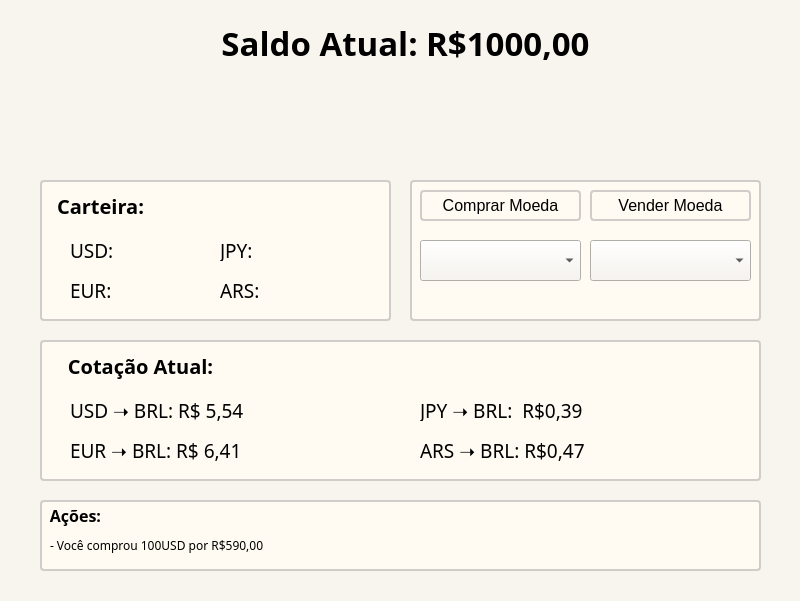
<?xml version="1.0" encoding="UTF-8"?>
<ui version="4.0">
 <class>MainWindow</class>
 <widget class="QMainWindow" name="MainWindow">
  <property name="geometry">
   <rect>
    <x>0</x>
    <y>0</y>
    <width>800</width>
    <height>601</height>
   </rect>
  </property>
  <property name="font">
   <font>
    <family>Gadugi</family>
   </font>
  </property>
  <property name="windowTitle">
   <string>MainWindow</string>
  </property>
  <property name="styleSheet">
   <string notr="true">background-color: rgb(248, 244, 238);</string>
  </property>
  <widget class="QWidget" name="centralwidget">
   <property name="styleSheet">
    <string notr="true"/>
   </property>
   <widget class="QLabel" name="Titulo">
    <property name="geometry">
     <rect>
      <x>100</x>
      <y>20</y>
      <width>611</width>
      <height>111</height>
     </rect>
    </property>
    <property name="font">
     <font>
      <family>Gadugi</family>
      <pointsize>25</pointsize>
      <weight>75</weight>
      <italic>false</italic>
      <bold>true</bold>
      <underline>false</underline>
      <strikeout>false</strikeout>
     </font>
    </property>
    <property name="styleSheet">
     <string notr="true"/>
    </property>
    <property name="text">
     <string>Saldo Atual: R$1000,00</string>
    </property>
    <property name="alignment">
     <set>Qt::AlignHCenter|Qt::AlignTop</set>
    </property>
    <property name="wordWrap">
     <bool>true</bool>
    </property>
   </widget>
   <widget class="QLabel" name="label">
    <property name="geometry">
     <rect>
      <x>40</x>
      <y>180</y>
      <width>351</width>
      <height>141</height>
     </rect>
    </property>
    <property name="styleSheet">
     <string notr="true">background-color: rgb(255, 251, 243); border: 2px solid rgb(207, 204, 201); border-radius: 4px;</string>
    </property>
    <property name="text">
     <string/>
    </property>
   </widget>
   <widget class="QLabel" name="Titulo_2">
    <property name="geometry">
     <rect>
      <x>50</x>
      <y>190</y>
      <width>101</width>
      <height>31</height>
     </rect>
    </property>
    <property name="font">
     <font>
      <family>Gadugi</family>
      <pointsize>15</pointsize>
      <weight>75</weight>
      <italic>false</italic>
      <bold>true</bold>
      <underline>false</underline>
      <strikeout>false</strikeout>
     </font>
    </property>
    <property name="styleSheet">
     <string notr="true">background-color: transparent;</string>
    </property>
    <property name="text">
     <string>Carteira:</string>
    </property>
    <property name="alignment">
     <set>Qt::AlignCenter</set>
    </property>
    <property name="wordWrap">
     <bool>true</bool>
    </property>
   </widget>
   <widget class="QLabel" name="label_2">
    <property name="geometry">
     <rect>
      <x>70</x>
      <y>240</y>
      <width>121</width>
      <height>21</height>
     </rect>
    </property>
    <property name="font">
     <font>
      <family>Gadugi</family>
      <pointsize>14</pointsize>
      <italic>false</italic>
     </font>
    </property>
    <property name="styleSheet">
     <string notr="true"> background-color: transparent;</string>
    </property>
    <property name="text">
     <string>USD:</string>
    </property>
   </widget>
   <widget class="QLabel" name="label_3">
    <property name="geometry">
     <rect>
      <x>70</x>
      <y>280</y>
      <width>121</width>
      <height>21</height>
     </rect>
    </property>
    <property name="font">
     <font>
      <family>Gadugi</family>
      <pointsize>14</pointsize>
      <italic>false</italic>
     </font>
    </property>
    <property name="styleSheet">
     <string notr="true"> background-color: transparent;</string>
    </property>
    <property name="text">
     <string>EUR:</string>
    </property>
   </widget>
   <widget class="QLabel" name="label_4">
    <property name="geometry">
     <rect>
      <x>220</x>
      <y>240</y>
      <width>121</width>
      <height>21</height>
     </rect>
    </property>
    <property name="font">
     <font>
      <family>Gadugi</family>
      <pointsize>14</pointsize>
      <italic>false</italic>
     </font>
    </property>
    <property name="styleSheet">
     <string notr="true"> background-color: transparent;</string>
    </property>
    <property name="text">
     <string>JPY:</string>
    </property>
   </widget>
   <widget class="QLabel" name="label_5">
    <property name="geometry">
     <rect>
      <x>220</x>
      <y>280</y>
      <width>121</width>
      <height>21</height>
     </rect>
    </property>
    <property name="font">
     <font>
      <family>Gadugi</family>
      <pointsize>14</pointsize>
      <italic>false</italic>
     </font>
    </property>
    <property name="styleSheet">
     <string notr="true"> background-color: transparent;</string>
    </property>
    <property name="text">
     <string>ARS:</string>
    </property>
   </widget>
   <widget class="QLabel" name="label_6">
    <property name="geometry">
     <rect>
      <x>40</x>
      <y>340</y>
      <width>721</width>
      <height>141</height>
     </rect>
    </property>
    <property name="styleSheet">
     <string notr="true">background-color: rgb(255, 251, 243); border: 2px solid rgb(207, 204, 201); border-radius: 4px;</string>
    </property>
    <property name="text">
     <string/>
    </property>
   </widget>
   <widget class="QLabel" name="label_7">
    <property name="geometry">
     <rect>
      <x>420</x>
      <y>440</y>
      <width>331</width>
      <height>21</height>
     </rect>
    </property>
    <property name="font">
     <font>
      <family>Gadugi</family>
      <pointsize>14</pointsize>
      <italic>false</italic>
     </font>
    </property>
    <property name="styleSheet">
     <string notr="true"> background-color: transparent;</string>
    </property>
    <property name="text">
     <string>ARS ➝ BRL: R$0,47</string>
    </property>
   </widget>
   <widget class="QLabel" name="label_8">
    <property name="geometry">
     <rect>
      <x>420</x>
      <y>400</y>
      <width>331</width>
      <height>21</height>
     </rect>
    </property>
    <property name="font">
     <font>
      <family>Gadugi</family>
      <pointsize>14</pointsize>
      <italic>false</italic>
     </font>
    </property>
    <property name="styleSheet">
     <string notr="true"> background-color: transparent;</string>
    </property>
    <property name="text">
     <string>JPY ➝ BRL:  R$0,39</string>
    </property>
   </widget>
   <widget class="QLabel" name="Titulo_3">
    <property name="geometry">
     <rect>
      <x>50</x>
      <y>350</y>
      <width>181</width>
      <height>31</height>
     </rect>
    </property>
    <property name="font">
     <font>
      <family>Gadugi</family>
      <pointsize>15</pointsize>
      <weight>75</weight>
      <italic>false</italic>
      <bold>true</bold>
      <underline>false</underline>
      <strikeout>false</strikeout>
     </font>
    </property>
    <property name="styleSheet">
     <string notr="true">background-color: transparent;</string>
    </property>
    <property name="text">
     <string>Cotação Atual:</string>
    </property>
    <property name="alignment">
     <set>Qt::AlignCenter</set>
    </property>
    <property name="wordWrap">
     <bool>true</bool>
    </property>
   </widget>
   <widget class="QLabel" name="label_9">
    <property name="geometry">
     <rect>
      <x>70</x>
      <y>400</y>
      <width>341</width>
      <height>21</height>
     </rect>
    </property>
    <property name="font">
     <font>
      <family>Gadugi</family>
      <pointsize>14</pointsize>
      <italic>false</italic>
     </font>
    </property>
    <property name="styleSheet">
     <string notr="true"> background-color: transparent;</string>
    </property>
    <property name="text">
     <string>USD ➝ BRL: R$ 5,54</string>
    </property>
   </widget>
   <widget class="QLabel" name="label_10">
    <property name="geometry">
     <rect>
      <x>70</x>
      <y>440</y>
      <width>341</width>
      <height>21</height>
     </rect>
    </property>
    <property name="font">
     <font>
      <family>Gadugi</family>
      <pointsize>14</pointsize>
      <italic>false</italic>
     </font>
    </property>
    <property name="styleSheet">
     <string notr="true"> background-color: transparent;</string>
    </property>
    <property name="text">
     <string>EUR ➝ BRL: R$ 6,41</string>
    </property>
   </widget>
   <widget class="QLabel" name="label_11">
    <property name="geometry">
     <rect>
      <x>410</x>
      <y>180</y>
      <width>351</width>
      <height>141</height>
     </rect>
    </property>
    <property name="styleSheet">
     <string notr="true">background-color: rgb(255, 251, 243); border: 2px solid rgb(207, 204, 201); border-radius: 4px;</string>
    </property>
    <property name="text">
     <string/>
    </property>
   </widget>
   <widget class="QPushButton" name="pushButton">
    <property name="geometry">
     <rect>
      <x>420</x>
      <y>190</y>
      <width>161</width>
      <height>31</height>
     </rect>
    </property>
    <property name="font">
     <font>
      <pointsize>12</pointsize>
     </font>
    </property>
    <property name="styleSheet">
     <string notr="true">background-color: transparent; border: 1.5px solid rgb(207, 204, 201); border-radius: 4px;</string>
    </property>
    <property name="text">
     <string>Comprar Moeda</string>
    </property>
   </widget>
   <widget class="QPushButton" name="pushButton_2">
    <property name="geometry">
     <rect>
      <x>590</x>
      <y>190</y>
      <width>161</width>
      <height>31</height>
     </rect>
    </property>
    <property name="font">
     <font>
      <pointsize>12</pointsize>
     </font>
    </property>
    <property name="styleSheet">
     <string notr="true">background-color: transparent; border: 1.5px solid rgb(207, 204, 201); border-radius: 4px;</string>
    </property>
    <property name="text">
     <string>Vender Moeda</string>
    </property>
   </widget>
   <widget class="QComboBox" name="comboBox">
    <property name="geometry">
     <rect>
      <x>420</x>
      <y>240</y>
      <width>161</width>
      <height>41</height>
     </rect>
    </property>
   </widget>
   <widget class="QComboBox" name="comboBox_2">
    <property name="geometry">
     <rect>
      <x>590</x>
      <y>240</y>
      <width>161</width>
      <height>41</height>
     </rect>
    </property>
   </widget>
   <widget class="QLabel" name="label_12">
    <property name="geometry">
     <rect>
      <x>40</x>
      <y>500</y>
      <width>721</width>
      <height>71</height>
     </rect>
    </property>
    <property name="styleSheet">
     <string notr="true">background-color: rgb(255, 251, 243); border: 2px solid rgb(207, 204, 201); border-radius: 4px;</string>
    </property>
    <property name="text">
     <string/>
    </property>
   </widget>
   <widget class="QLabel" name="Titulo_4">
    <property name="geometry">
     <rect>
      <x>40</x>
      <y>500</y>
      <width>71</width>
      <height>31</height>
     </rect>
    </property>
    <property name="font">
     <font>
      <family>Gadugi</family>
      <pointsize>12</pointsize>
      <weight>75</weight>
      <italic>false</italic>
      <bold>true</bold>
      <underline>false</underline>
      <strikeout>false</strikeout>
     </font>
    </property>
    <property name="styleSheet">
     <string notr="true">background-color: transparent;</string>
    </property>
    <property name="text">
     <string>Ações:</string>
    </property>
    <property name="alignment">
     <set>Qt::AlignCenter</set>
    </property>
    <property name="wordWrap">
     <bool>true</bool>
    </property>
   </widget>
   <widget class="QLabel" name="label_13">
    <property name="geometry">
     <rect>
      <x>50</x>
      <y>530</y>
      <width>701</width>
      <height>31</height>
     </rect>
    </property>
    <property name="font">
     <font>
      <family>Gadugi</family>
      <pointsize>9</pointsize>
      <italic>false</italic>
     </font>
    </property>
    <property name="styleSheet">
     <string notr="true"> background-color: transparent;</string>
    </property>
    <property name="text">
     <string>- Você comprou 100USD por R$590,00</string>
    </property>
   </widget>
  </widget>
  <widget class="QStatusBar" name="statusbar"/>
 </widget>
 <resources/>
 <connections/>
</ui>
